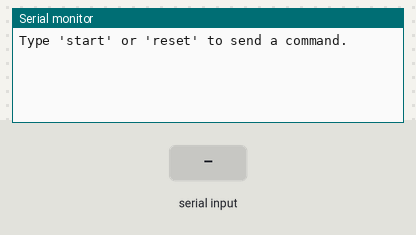
The sketch below on a simulated ESP32. On the bench: the last lines printed to the serial monitor. Inputs (shaded band) come from the test bench.

Above: at 1.2 s.
1.3 s: "start\n" received over Serial
At 1.8 s:
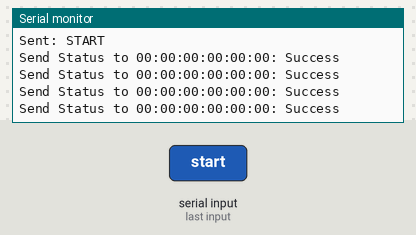
2.8 s: "reset\n" received over Serial
4.3 s: "1\n" received over Serial
At 5.0 s:
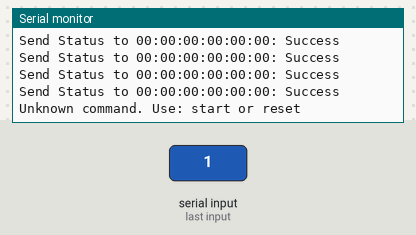

Measured:
- after the input at 1.3 s, the serial monitor: prints a new line at once (image 1)
- after the input at 4.3 s, the serial monitor: prints a new line at once (image 2)

The sketch:

host-esp32.ino
```cpp
#include <esp_now.h>
#include <WiFi.h>

// MAC addresses of the receiver ESP32 boards
uint8_t peer1Address[] = {0x78, 0x42, 0x1C, 0x67, 0x95, 0x10};  // Superstar
uint8_t peer2Address[] = {0xC4, 0xDD, 0x57, 0xCA, 0xAF, 0xF0};  // Sima1
uint8_t peer3Address[] = {0x3C, 0x8A, 0x1F, 0x9D, 0x31, 0xC4};  // Sima2
uint8_t peer4Address[] = {0x78, 0x42, 0x1C, 0x68, 0x3D, 0x08};  // Sima3

typedef struct struct_message {
  bool enable;
  bool reset;
} struct_message;

struct_message sendData;

void onSent(const uint8_t *mac_addr, esp_now_send_status_t status) {
  Serial.print("Send Status to ");
  char macStr[18];
  snprintf(macStr, sizeof(macStr), "%02X:%02X:%02X:%02X:%02X:%02X",
           mac_addr[0], mac_addr[1], mac_addr[2],
           mac_addr[3], mac_addr[4], mac_addr[5]);
  Serial.print(macStr);
  Serial.print(": ");
  Serial.println(status == ESP_NOW_SEND_SUCCESS ? "Success" : "Fail");
}

void addPeer(const uint8_t *mac) {
  esp_now_peer_info_t peerInfo = {};
  memcpy(peerInfo.peer_addr, mac, 6);
  peerInfo.channel = 0;
  peerInfo.encrypt = false;

  if (esp_now_add_peer(&peerInfo) != ESP_OK) {
    Serial.print("Failed to add peer: ");
    for (int i = 0; i < 6; i++) {
      Serial.printf("%02X", mac[i]);
      if (i < 5) Serial.print(":");
    }
    Serial.println();
  }
}

void sendToAll() {
  esp_now_send(peer1Address, (uint8_t *)&sendData, sizeof(sendData));
  esp_now_send(peer2Address, (uint8_t *)&sendData, sizeof(sendData));
  esp_now_send(peer3Address, (uint8_t *)&sendData, sizeof(sendData));
  esp_now_send(peer4Address, (uint8_t *)&sendData, sizeof(sendData));
}

void setup() {
  Serial.begin(115200);
  WiFi.mode(WIFI_STA);

  if (esp_now_init() != ESP_OK) {
    Serial.println("ESP-NOW initialization failed!");
    return;
  }

  esp_now_register_send_cb(onSent);

  addPeer(peer1Address);
  addPeer(peer2Address);
  addPeer(peer3Address);
  addPeer(peer4Address);

  Serial.println("Type 'start' or 'reset' to send a command.");
}

void loop() {
  if (Serial.available()) {
    String input = Serial.readStringUntil('\n');
    input.trim();

    if (input.equalsIgnoreCase("start")) {
      sendData.enable = true;
      sendData.reset = false;
      sendToAll();
      Serial.println("Sent: START");
    } else if (input.equalsIgnoreCase("reset")) {
      sendData.enable = false;
      sendData.reset = true;
      sendToAll();
      Serial.println("Sent: RESET");
    } else {
      Serial.println("Unknown command. Use: start or reset");
    }
  }
}
```
